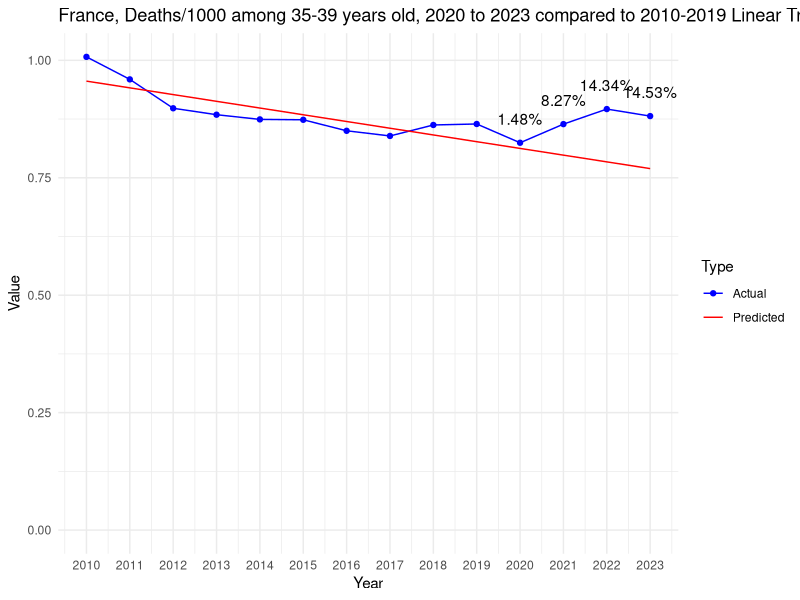

This figure's R source:
# Load necessary libraries
library(dplyr)
library(readr)
library(ggplot2)

# Defines the data as a named vector
data <- c(
`2010` = 1.00735934505188, `2011` = 0.959475185044977, `2012` = 0.89795289837637, `2013` = 0.884267066947694, `2014` = 0.874275180327164,
`2015` = 0.873433271100681, `2016` = 0.849996054128312, `2017` = 0.83902590128695, `2018` = 0.862408063357175, `2019` = 0.864501737381371,
`2020` = 0.824546827024352, `2021` = 0.864210497195233, `2022` = 0.896244962154723, `2023` = 0.881304706409195
)

# Extracts data for the decade and recent years
decade <- data[as.character(2010:2019)]
recent_years <- data[as.character(2020:2023)]

# Fits a linear model to the decade data
years <- as.numeric(names(decade))
lm_model <- lm(decade ~ years)

# Predicts values for 2020 to 2023 based on the linear model
predicted_values <- predict(lm_model, newdata = data.frame(years = as.numeric(names(recent_years))))

# Calculates deviations from the linear trend
deviations <- recent_years - predicted_values

# Calculates the mean and standard deviation of the decade
decade_mean <- mean(decade)
decade_stddev <- sd(decade)

# Initializes vectors to store the calculated values
z_scores <- numeric(length(recent_years))
percent_deviations <- numeric(length(recent_years))

# Calculates and store the Z-scores, deviations, and percentage of deviations for recent years
for (i in 1:length(recent_years)) {
  year <- names(recent_years)[i]
  z_scores[i] <- (recent_years[year] - decade_mean) / decade_stddev
  deviation <- deviations[year]
  percent_deviations[i] <- (deviation / predicted_values[i]) * 100
  cat(sprintf("Year: %s, Z-score: %f, Deviation from linear trend: %f, Percentage of deviation: %f%%\n",
              year, z_scores[i], deviation, percent_deviations[i]))
}

# Prepare an extended range for predictions, including 2020 to 2023
extended_years <- as.numeric(c(names(decade), names(recent_years)))

# Predict values for the extended range based on the linear model
extended_predicted_values <- predict(lm_model, newdata = data.frame(years = extended_years))

# Create a data frame for plotting actual values
actual_plot_data <- data.frame(
  Year = as.numeric(names(data)),
  Value = data,
  Type = "Actual"
)

# Create a data frame for plotting predicted values
predicted_plot_data <- data.frame(
  Year = extended_years,
  Value = extended_predicted_values,
  Type = "Predicted"
)

# Combine actual and predicted data
plot_data <- rbind(actual_plot_data, predicted_plot_data)

# Create the line chart
p <- ggplot(plot_data, aes(x = Year, y = Value, color = Type)) +
  geom_line(aes(group = Type)) +
  geom_point(data = actual_plot_data, aes(x = Year, y = Value)) +
  theme_minimal() +
  labs(title = "France, Deaths/1000 among 35-39 years old, 2020 to 2023 compared to 2010-2019 Linear Trend", x = "Year", y = "Value") +
  scale_color_manual(values = c("Actual" = "blue", "Predicted" = "red")) +
  scale_y_continuous(labels = scales::comma, limits = c(0, max(plot_data$Value))) +
  scale_x_continuous(breaks = extended_years) # Set breaks to every year

# Add percentage of deviation annotations for 2020 to 2023
for (i in 1:length(recent_years)) {
  year <- as.numeric(names(recent_years)[i])
  deviation_value <- percent_deviations[i]
  p <- p + annotate("text", x = year, y = data[as.character(year)], label = paste0(round(deviation_value, 2), "%"), vjust = -1.5)
}

# Print the plot
print(p)